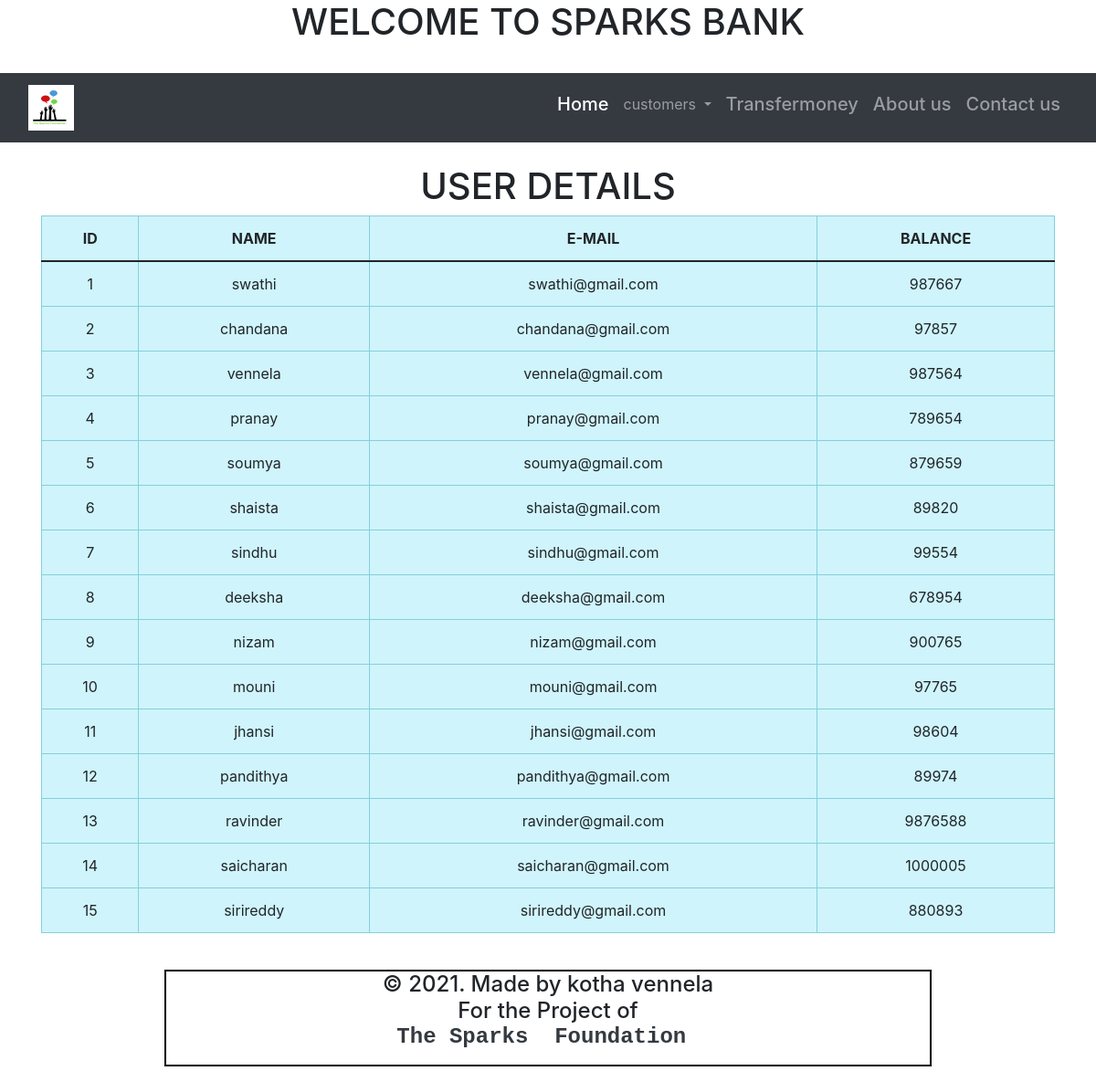
The page /users.php on the database its author committed.
### tables this page shows
CREATE TABLE IF NOT EXISTS `users` (
  `id` int(25) DEFAULT NULL,
  `name` varchar(25) DEFAULT NULL,
  `email` varchar(25) DEFAULT NULL,
  `balance` int(25) DEFAULT NULL
);

### users.php (the view, shortened to what this page needs)
<!DOCTYPE html>
<html>
<head>
<link rel="stylesheet" href="style.css">
</head>
<body>
<?php
include 'navbarr.php';
?>
<?php
include 'dbcon.php';
$sql = "SELECT * FROM users";
 $result1 = mysqli_query($conn,$sql);
?>
<h1>
  USER DETAILS</h1>
<div class="container" style="overflow-x:auto;">
  <table class="table table-bordered table-info table-hover">
  <thead class="thead-danger">
    <tr>
     <th class="text-center"> ID</th>
      <th class="text-center"> NAME</th>
      <th class="text-center"> E-MAIL</th>
      <th class="text-center">BALANCE</th>
    </tr>
    </thead>
    <tbody>
    <?php
	if (mysqli_num_rows($result1) > 0) {
     while($row = mysqli_fetch_assoc($result1)){
    ?>
    <tr>
     <td class="text-center"> <?php echo $row['id'] ?> </td>
     <td class="text-center"> <?php echo $row['name'] ?> </td>
     <td class="text-center"> <?php echo $row['email'] ?> </td>
     <td class="text-center"> <?php echo $row['balance'] ?> </td>
    </tr>
    <?php
    }
	}
    ?>
    </tbody>
  </table>
</div>
<div class="justify-content-center">
<?php include('footer.php') ?>
</div>
</body>
</html>

### style.css (style rules this page uses)
h1 { text-align: center; }
table { border-collapse: collapse; border-spacing: 0; width: 100%; border: 1px solid #ddd; }
th, td { text-align: left; padding: 8px; }
tr:nth-child(even) { background-color: blue; }

### rows shown on the page
users: id "1", name "swathi", email "swathi@gmail.com", balance "987667"
users: id "2", name "chandana", email "chandana@gmail.com", balance "97857"
users: id "3", name "vennela", email "vennela@gmail.com", balance "987564"
users: id "4", name "pranay", email "pranay@gmail.com", balance "789654"
users: id "5", name "soumya", email "soumya@gmail.com", balance "879659"
users: id "6", name "shaista", email "shaista@gmail.com", balance "89820"
users: id "7", name "sindhu", email "sindhu@gmail.com", balance "99554"
users: id "8", name "deeksha", email "deeksha@gmail.com", balance "678954"
users: id "9", name "nizam", email "nizam@gmail.com", balance "900765"
users: id "10", name "mouni", email "mouni@gmail.com", balance "97765"
users: id "11", name "jhansi", email "jhansi@gmail.com", balance "98604"
users: id "12", name "pandithya", email "pandithya@gmail.com", balance "89974"
users: id "13", name "ravinder", email "ravinder@gmail.com", balance "9876588"
users: id "14", name "saicharan", email "saicharan@gmail.com", balance "1000005"
users: id "15", name "sirireddy", email "sirireddy@gmail.com", balance "880893"
